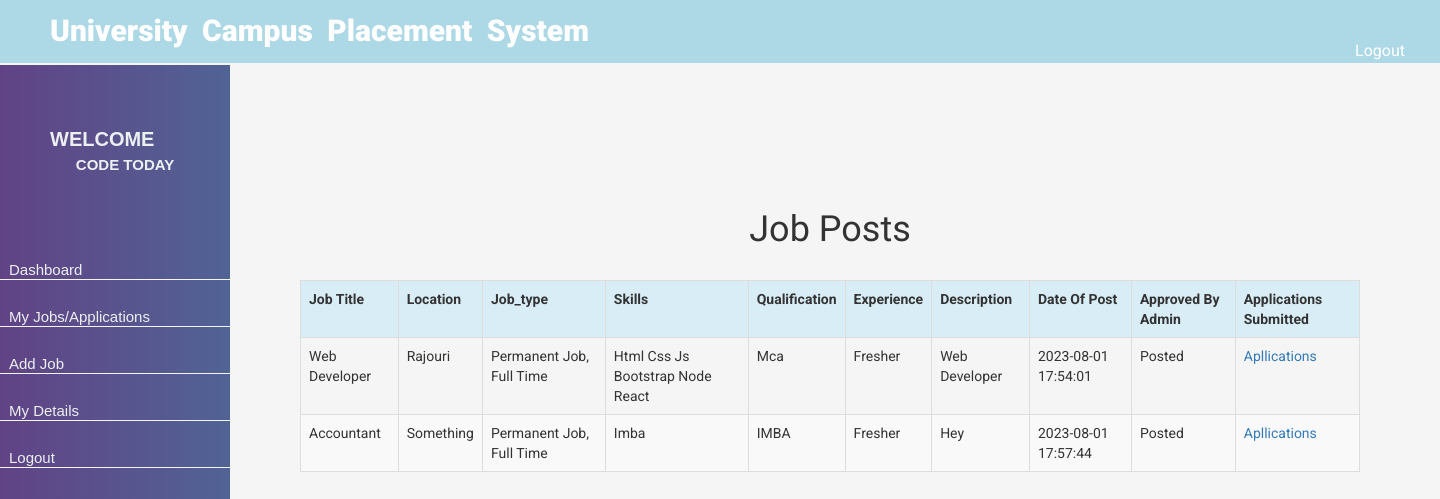
The page /company/my-jobs.php (signed in) on the database as committed earlier.
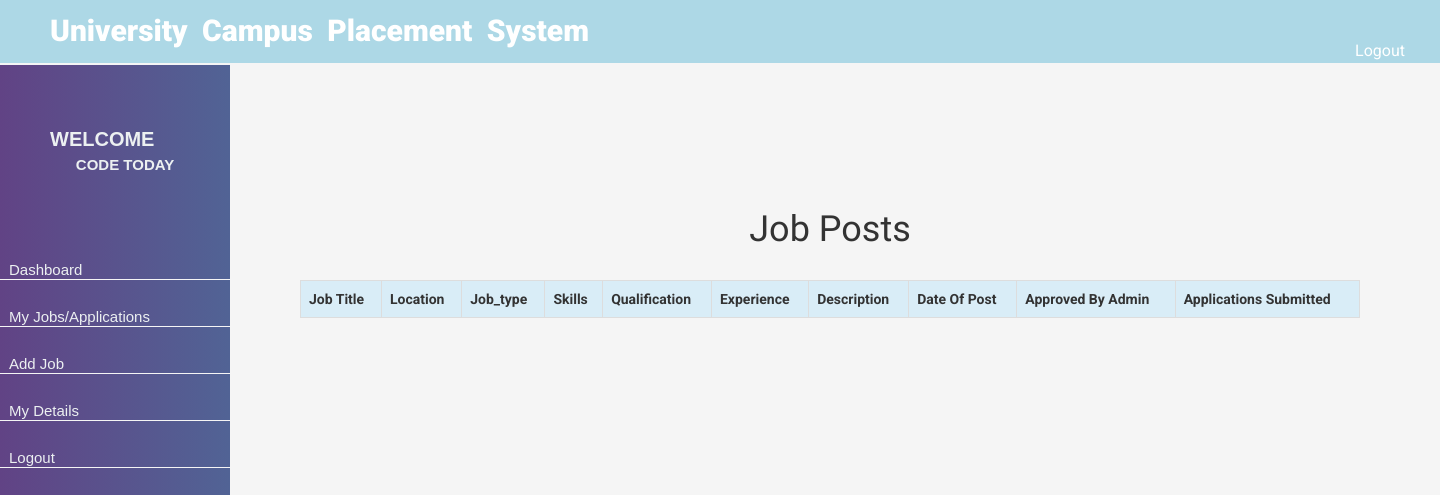
The same page on the database as committed later.
### tables this page shows
CREATE TABLE `jobs` (
  `id` bigint(20) NOT NULL,
  `company_id` bigint(30) NOT NULL,
  `title` varchar(50) DEFAULT NULL,
  `location` varchar(50) DEFAULT NULL,
  `job_type` varchar(50) DEFAULT NULL,
  `skills` varchar(100) DEFAULT NULL,
  `salary` varchar(50) DEFAULT NULL,
  `industry` bigint(20) DEFAULT NULL,
  `role` varchar(50) DEFAULT NULL,
  `qualification` varchar(50) DEFAULT NULL,
  `grd_marks` varchar(20) NOT NULL,
  `experience` varchar(50) DEFAULT NULL,
  `description` varchar(20000) DEFAULT NULL,
  `posts` varchar(20) DEFAULT NULL,
  `dop` timestamp NOT NULL DEFAULT current_timestamp() ON UPDATE current_timestamp(),
  `approved` varchar(20) DEFAULT 'Pending'
);

### company/my-jobs.php (the view, shortened to what this page needs)
<!DOCTYPE html>
<html>
<head>
</head>
<body>
	<?php
	  include 'menu.php';
	  include 'header.php';
	?>
	<div style="background-color: whitesmoke; width:1200px;height: 1200px; margin-left: 230px">
		<div style="padding: 70px;">
			<div style="height: 120px;"></div>
			<h1 style="text-align: center; font-family: 'Lobster', cursive; color: #333"> Job Posts</h1><br/>
			<?php
              include ('../db.php');
              $res=mysqli_query($con,"select * from jobs where company_id ='".$_SESSION['company']."'");
              echo "<table class='table  table-striped table-bordered' '/>";
                       echo "<tr class='info'>";
                      echo "<th>"."Job Title"."</th>";
                      echo "<th>"."Location"."</th>";
                      echo "<th>"."job_type"."</th>";
                      echo "<th>"."skills"."</th>";
                      echo "<th>"."qualification"."</th>";
                      echo "<th>"."experience"."</th>";
                      echo "<th>"."description"."</th>";
                      echo "<th>"."Date Of Post"."</th>";
                      echo "<th>"."Approved By Admin"."</th>";
                       echo "<th>"."Applications Submitted"."</th>";
                      echo "</tr>";
                      while($row=mysqli_fetch_assoc($res))
                      {
                        echo "<tr>";
                        echo "<td>". $row['title']."</td>";
                        echo "<td>". $row['location']."</td>";
                        echo "<td>". $row['job_type']."</td>";
                        echo "<td>". $row['skills']."</td>";
                        echo "<td>". $row['qualification']."</td>";
                        echo "<td>". $row['experience']."</td>";
                        echo "<td>". $row['description']."</td>";
                        echo "<td>". $row['dop']."</td>";
                        echo "<td>". $row['approved']."</td>";
                         echo "<td>". "<a href='applications.php?id=".$row['id']."'> Apllications</a>"."</td>";
                      echo "</tr>";
                  }
           ?>
		</div>
	</div>
</body>
</html>

Rows that differ between the two databases and show on the page:
removed jobs: title "Web Developer", location "Rajouri", job_type "Permanent Job, Full Time", skills "Html Css Js Bootstrap Node React", qualification "Mca", experience "Fresher", description "Web Developer", dop "2023-08-01 17:54:01", approved "Posted"
removed jobs: title "Accountant", location "Something", job_type "Permanent Job, Full Time", skills "Imba", qualification "IMBA", experience "Fresher", description "Hey", dop "2023-08-01 17:57:44", approved "Posted"
